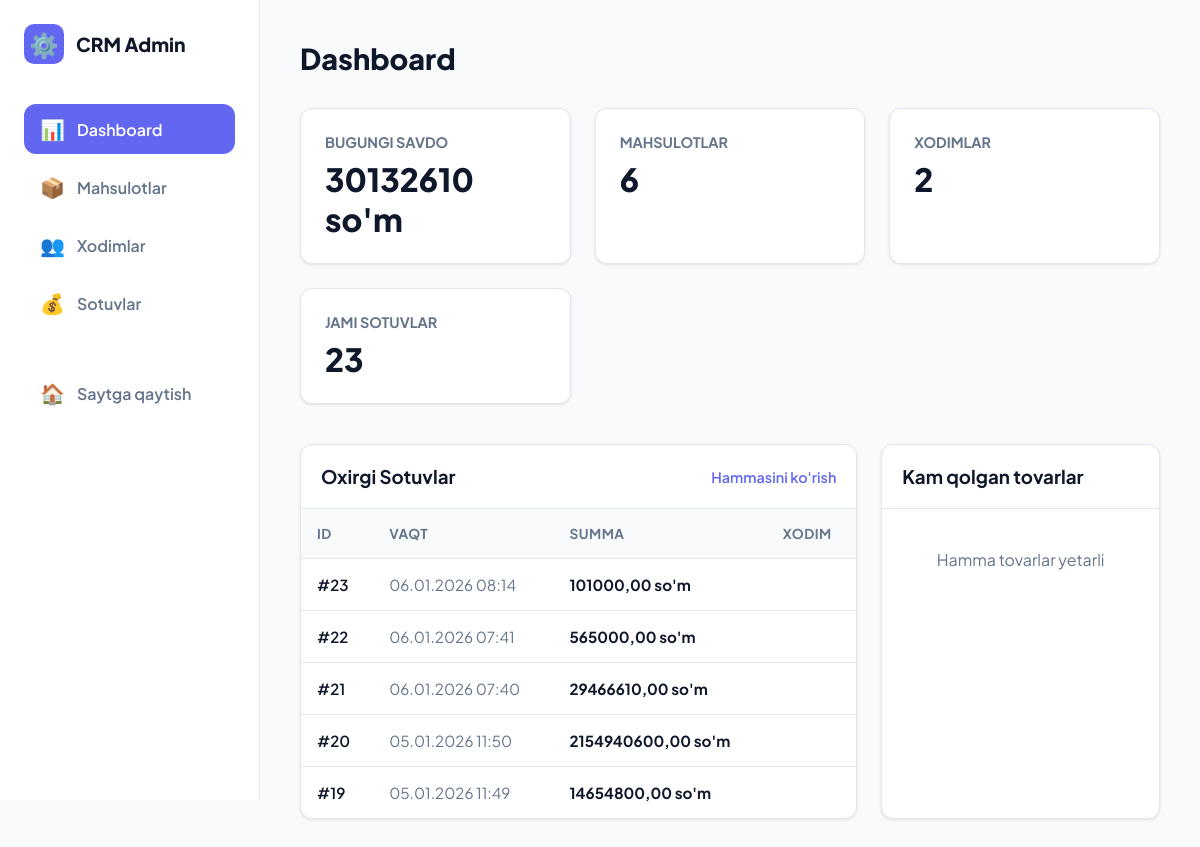
Page /admin-panel/ (signed in) on the committed database.
### sotuv/models.py (models this page shows, shortened)
class Sotuv(models.Model):
    sotuvchi = models.ForeignKey(
        Hodim,
        on_delete=models.CASCADE,
        verbose_name='Sotuvchi',
        related_name='sotuvlar'
    )
    jami_summa = models.DecimalField(max_digits=12, decimal_places=2, verbose_name='Jami summa', default=0)
    izoh = models.TextField(verbose_name='Izoh', blank=True)
    yaratilgan_vaqt = models.DateTimeField(auto_now_add=True, verbose_name='Yaratilgan vaqt')
    yangilangan_vaqt = models.DateTimeField(auto_now=True, verbose_name='Yangilangan vaqt')
    class Meta:
        verbose_name = "Sotuv"
        verbose_name_plural = "Sotuvlar"
        ordering = ['-yaratilgan_vaqt']

### admin_panel/views.py (the view)
# urls.py: path('', views.admin_dashboard, name='admin_dashboard'),
@login_required
@user_passes_test(is_admin)
def admin_dashboard(request):
    today = timezone.now().date()
    bugungi_savdo = Sotuv.objects.filter(yaratilgan_vaqt__date=today).aggregate(total=Sum('jami_summa'))['total'] or 0
    jami_mahsulotlar = Mahsulot.objects.count()
    jami_hodimlar = Hodim.objects.count()
    jami_sotuvlar = Sotuv.objects.count()
    recent_sales = Sotuv.objects.all().order_by('-yaratilgan_vaqt')[:5]
    low_stock_products = Mahsulot.objects.filter(miqdor__lt=10).order_by('miqdor')[:5]
    context = {
        'bugungi_savdo': bugungi_savdo,
        'jami_mahsulotlar': jami_mahsulotlar,
        'jami_hodimlar': jami_hodimlar,
        'jami_sotuvlar': jami_sotuvlar,
        'recent_sales': recent_sales,
        'low_stock_products': low_stock_products,
        'active_tab': 'dashboard'
    }
    return render(request, 'admin_panel/dashboard.html', context)

### admin_panel/views.py (called while the page is built)
def is_admin(user):
    return user.is_staff or user.is_superuser

### templates/admin_panel/dashboard.html (shortened to what this page needs)
{% extends "admin_panel/admin_base.html" %}
{% block page_title %}Dashboard{% endblock %}
{% block content %}
<div class="stats-grid"
    style="display: grid; grid-template-columns: repeat(auto-fit, minmax(240px, 1fr)); gap: 24px; margin-bottom: 40px;">
    <div class="card" style="padding: 24px;">
        <div
            style="color: var(--text-muted); font-size: 0.9rem; font-weight: 700; text-transform: uppercase; margin-bottom: 8px;">
            Bugungi Savdo</div>
        <div style="font-size: 2rem; font-weight: 800;">{{ bugungi_savdo|default:"0" }} so'm</div>
    </div>
    <div class="card" style="padding: 24px;">
        <div
            style="color: var(--text-muted); font-size: 0.9rem; font-weight: 700; text-transform: uppercase; margin-bottom: 8px;">
            Mahsulotlar</div>
        <div style="font-size: 2rem; font-weight: 800;">{{ jami_mahsulotlar }}</div>
    </div>
    <div class="card" style="padding: 24px;">
        <div
            style="color: var(--text-muted); font-size: 0.9rem; font-weight: 700; text-transform: uppercase; margin-bottom: 8px;">
            Xodimlar</div>
        <div style="font-size: 2rem; font-weight: 800;">{{ jami_hodimlar }}</div>
    </div>
    <div class="card" style="padding: 24px;">
        <div
            style="color: var(--text-muted); font-size: 0.9rem; font-weight: 700; text-transform: uppercase; margin-bottom: 8px;">
            Jami Sotuvlar</div>
        <div style="font-size: 2rem; font-weight: 800;">{{ jami_sotuvlar }}</div>
    </div>
</div>
<div style="display: grid; grid-template-columns: 2fr 1fr; gap: 24px;">
    <div class="card">
        <div
            style="padding: 20px; border-bottom: 1px solid var(--border); display: flex; justify-content: space-between; align-items: center;">
            <h3 style="font-weight: 700;">Oxirgi Sotuvlar</h3>
            <a href="{% url 'admin_sales_list' %}"
                style="color: var(--primary); text-decoration: none; font-size: 0.9rem; font-weight: 600;">Hammasini
                ko'rish</a>
        </div>
        <div class="table-container">
            <table>
                <thead>
                    <tr>
                        <th>ID</th>
                        <th>Vaqt</th>
                        <th>Summa</th>
                        <th>Xodim</th>
                    </tr>
                </thead>
                <tbody>
                    {% for sale in recent_sales %}
                    <tr>
                        <td style="font-weight: 600;">#{{ sale.id }}</td>
                        <td style="color: var(--text-muted);">{{ sale.yaratilgan_vaqt|date:"d.m.Y H:i" }}</td>
                        <td style="font-weight: 700;">{{ sale.jami_summa }} so'm</td>
                        <td>{{ sale.sotuvchi.username }}</td>
                    </tr>
                    {% empty %}
                    <tr>
                        <td colspan="4" style="text-align: center; padding: 40px; color: var(--text-muted);">Sotuvlar
                            mavjud emas</td>
                    </tr>
                    {% endfor %}
                </tbody>
            </table>
        </div>
    </div>
    <div class="card">
        <div style="padding: 20px; border-bottom: 1px solid var(--border);">
            <h3 style="font-weight: 700;">Kam qolgan tovarlar</h3>
        </div>
        <div style="padding: 20px;">
            {% for product in low_stock_products %}
            <div style="display: flex; justify-content: space-between; align-items: center; margin-bottom: 16px;">
                <div>
                    <div style="font-weight: 600;">{{ product.nomi }}</div>
                    <div style="font-size: 0.85rem; color: var(--text-muted);">Narxi: {{ product.narx }} so'm</div>
                </div>
                <div class="badge badge-danger">{{ product.miqdor }} dona</div>
            </div>
            {% empty %}
            <div style="text-align: center; padding: 20px; color: var(--text-muted);">Hamma tovarlar yetarli</div>
            {% endfor %}
        </div>
    </div>
</div>
{% endblock %}

### templates/admin_panel/admin_base.html (style rules this page uses)
:root { --primary: #6366f1; --primary-dark: #4f46e5; --secondary: #64748b; --success: #10b981; --danger: #ef4444; --warning: #f59e0b; --bg-main: #f8fafc; --sidebar-bg: #ffffff; --card-bg: #ffffff; --text-main: #0f172a; --text-muted: #64748b; --border: #e2e8f0; --radius: 12px; --sidebar-width: 260px; }
* { margin: 0; padding: 0; box-sizing: border-box; }
body { background-color: var(--bg-main); font-family: 'Plus Jakarta Sans', sans-serif; color: var(--text-main); display: flex; min-height: 100vh; }
.card { background: var(--card-bg); border-radius: var(--radius); border: 1px solid var(--border); box-shadow: 0 1px 3px rgba(0,0,0,0.1); overflow: hidden; }
.table-container { width: 100%; overflow-x: auto; }
table { width: 100%; border-collapse: collapse; }
th { background: #f8fafc; padding: 16px; text-align: left; font-size: 0.85rem; font-weight: 700; text-transform: uppercase; letter-spacing: 0.5px; color: var(--text-muted); border-bottom: 1px solid var(--border); }
td { padding: 16px; border-bottom: 1px solid var(--border); font-size: 0.95rem; }
tr:last-child td { border-bottom: none; }

### rows in the picture
Sotuv: id "23", yaratilgan_vaqt "06.01.2026 08:14", jami_summa "101000,00"
Sotuv: id "22", yaratilgan_vaqt "06.01.2026 07:41", jami_summa "565000,00"
Sotuv: id "21", yaratilgan_vaqt "06.01.2026 07:40", jami_summa "29466610,00"
Sotuv: id "20", yaratilgan_vaqt "05.01.2026 11:50", jami_summa "2154940600,00"
Sotuv: id "19", yaratilgan_vaqt "05.01.2026 11:49", jami_summa "14654800,00"

### other values in the picture
{{ bugungi_savdo|default:"0" }} "30132610"
{{ jami_mahsulotlar }} "6"
{{ jami_hodimlar }} "2"
{{ jami_sotuvlar }} "23"
